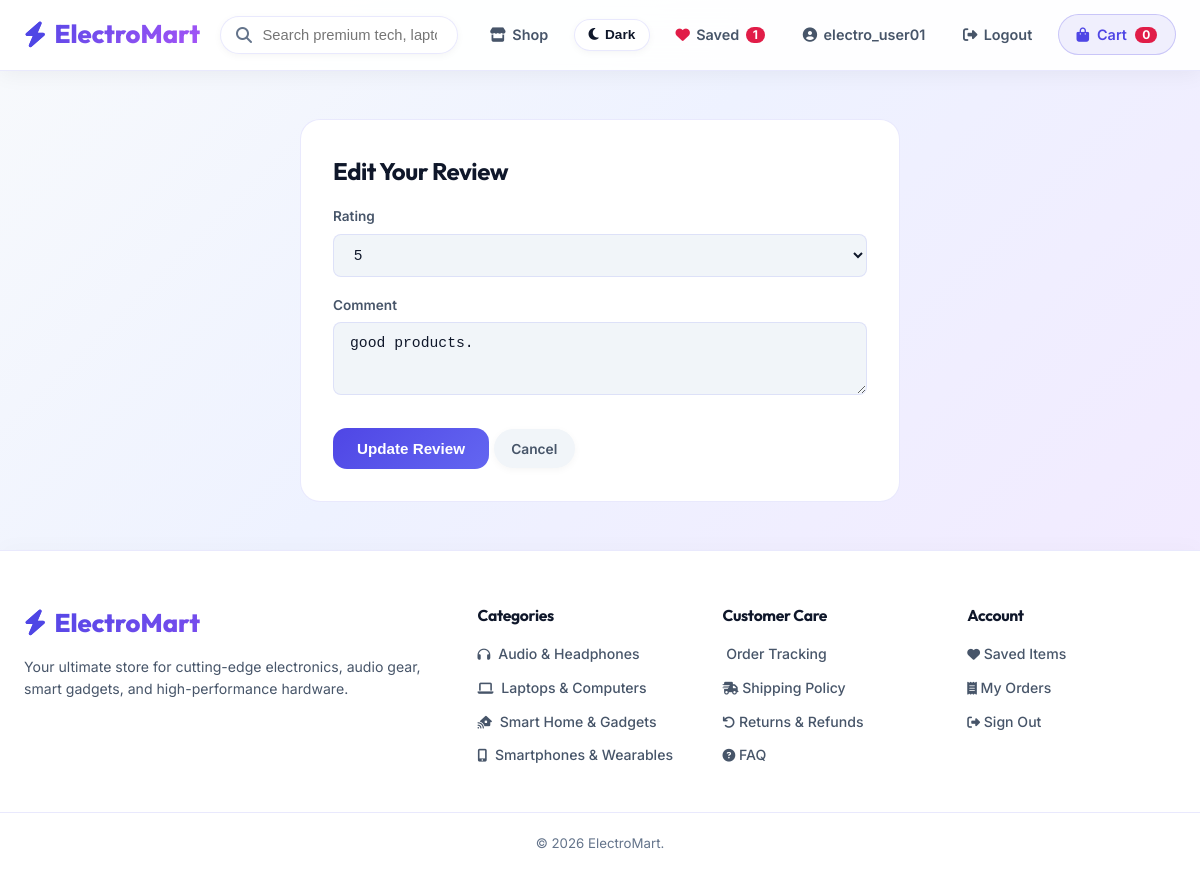
The app's page /review/1/edit/ (signed in) with its own data.
### store/models.py (models this page shows, shortened)
class Review(models.Model):
    product = models.ForeignKey(Product, on_delete=models.CASCADE, related_name='reviews')
    user = models.ForeignKey(User, on_delete=models.CASCADE)
    rating = models.IntegerField(choices=[(1, '1'), (2, '2'), (3, '3'), (4, '4'), (5, '5')], default=5)
    comment = models.TextField(max_length=500, blank=True)
    created_at = models.DateTimeField(auto_now_add=True)
    class Meta:
        ordering = ['-created_at']
        unique_together = ('product', 'user')  # Ek user ek product par sirf ek review de sakta hai

class Category(models.Model):
    name = models.CharField(max_length=100)
    slug = models.SlugField(unique=True)
    description = models.TextField(blank=True)
    icon = models.CharField(max_length=50, default='fa-box')
    class Meta:
        verbose_name_plural = 'Categories'
        ordering = ['name']

### store/views.py (the view)
# urls.py: path('review/<int:review_id>/edit/', views.edit_review, name='edit_review'),
@login_required
def edit_review(request, review_id):
    review = get_object_or_404(Review, id=review_id)
    if review.user != request.user:
        messages.error(request, "You are not authorized to edit this review.")
        return redirect('store:product_detail', slug=review.product.slug)
    if request.method == 'POST':
        form = ReviewForm(request.POST, instance=review)
        if form.is_valid():
            form.save()
            messages.success(request, "Your review has been updated successfully!")
            return redirect('store:product_detail', slug=review.product.slug)
    else:
        form = ReviewForm(instance=review)
    return render(request, 'store/edit_review.html', {'form': form, 'review': review})

### store/forms.py
class ReviewForm(forms.ModelForm):
    class Meta:
        model = Review
        fields = ['rating', 'comment']
        widgets = {
            'rating': forms.Select(choices=[(1, '1 Star'), (2, '2 Stars'), (3, '3 Stars'), (4, '4 Stars'), (5, '5 Stars')], attrs={'class': 'form-control'}),
            'comment': forms.Textarea(attrs={'class': 'form-control', 'rows': 3, 'placeholder': 'Share your experience with this product...'}),
        }

### store/cart.py (called while the page is built)
    def __len__(self):
        return sum(item['quantity'] for item in self.cart.values())

### store/context_processors.py (called while the page is built)
def cart(request):
    return {'cart': Cart(request)}

def categories(request):
    return {'all_categories': Category.objects.all()}

def wishlist(request):
    count = 0
    if request.user.is_authenticated:
        count = Wishlist.objects.filter(user=request.user).count()
    return {'wishlist_count': count}

### store/templates/store/edit_review.html (shortened to what this page needs)
{% extends 'base.html' %}
{% block content %}
<div style="max-width: 600px; margin: 3rem auto; background: var(--bg-card); border: 1px solid var(--border-color); border-radius: var(--radius-lg); padding: 2rem;">
  <h2 style="margin-bottom: 1rem;">Edit Your Review</h2>
  <form method="post">
    <div class="form-group">
      <label class="form-label">Rating</label>
      {{ form.rating }}
    </div>
    <div class="form-group">
      <label class="form-label">Comment</label>
      {{ form.comment }}
    </div>
    <button type="submit" class="btn-primary">Update Review</button>
    <a href="{% url 'store:product_detail' slug=review.product.slug %}" class="btn-compact" style="background: var(--bg-input); color: var(--text-muted); margin-top: 0.5rem;">Cancel</a>
  </form>
</div>
{% endblock %}

### store/templates/base.html (shortened to what this page needs)
{% load static %}
<!DOCTYPE html>
<html lang="en">
<head>
  <link rel="stylesheet" href="https://cdnjs.cloudflare.com/ajax/libs/font-awesome/6.4.0/css/all.min.css">
  <link rel="stylesheet" href="{% static 'css/styles.css' %}">
</head>
<body>
  <nav class="navbar" style="position: relative;">
    <div class="container nav-container">
      <a href="{% url 'store:product_list' %}" class="logo">
        <i class="fas fa-bolt"></i> ElectroMart
      </a>
<form action="{% url 'store:product_list' %}" method="get" class="search-form">
  <i class="fas fa-search search-icon"></i>
  <input type="text" name="q" id="searchInput" value="{{ query|default:'' }}" placeholder="Search premium tech, laptops, audio..." class="search-input">
</form>
      <div class="nav-actions">
        <div class="desktop-nav-items" style="display: flex; align-items: center; gap: 0.85rem;">
          <a href="{% url 'store:product_list' %}#products-section" class="nav-link" id="shop-nav-link">
            <i class="fas fa-store"></i> Shop
          </a>
          <button type="button" id="theme-toggle" class="theme-btn" title="Toggle Dark / Light Theme">
            <i class="fas fa-moon"></i>
            <span class="theme-text">Dark</span>
          </button>
          <a href="{% url 'store:wishlist_list' %}" class="nav-link" title="My Saved Items">
            <i class="fas fa-heart" style="color: var(--accent-rose);"></i> Saved
            {% if wishlist_count > 0 %}
              <span class="cart-badge" style="background: var(--accent-rose);">
                {{ wishlist_count }}
              </span>
            {% endif %}
          </a>
          {% if user.is_authenticated %}
            <a href="{% url 'store:profile' %}" class="nav-link">
              <i class="fas fa-user-circle"></i> {{ user.username }}
            </a>
            <a href="{% url 'store:logout' %}" class="nav-link">
              <i class="fas fa-sign-out-alt"></i> Logout
            </a>
          {% endif %}
        </div>
        <a href="{% url 'store:cart_detail' %}" class="cart-btn">
          <i class="fas fa-shopping-bag"></i> Cart
          <span class="cart-badge">{{ cart|length }}</span>
        </a>
      </div>
    </div>
  </nav>
  <main class="container" style="flex: 1;">
    {% block content %}
    {% endblock %}
  </main>
  <footer class="footer">
    <div class="container footer-content">
      <div>
        <a href="{% url 'store:product_list' %}" class="logo">
          <i class="fas fa-bolt"></i> ElectroMart
        </a>
        <p class="footer-desc">
          Your ultimate store for cutting-edge electronics, audio gear, smart gadgets, and high-performance hardware.
        </p>
      </div>
      <div>
        <h4 class="footer-title">Categories</h4>
        <ul class="footer-links">
          {% for cat in all_categories %}
            <li>
              <a href="{% url 'store:product_list_by_category' cat.slug %}">
                <i class="fas {{ cat.icon }}" style="font-size: 0.8rem; margin-right: 0.25rem;"></i>
                {{ cat.name }}
              </a>
            </li>
          {% empty %}
            <li><a href="{% url 'store:product_list' %}">Electronics</a></li>
            <li><a href="{% url 'store:product_list' %}">Audio</a></li>
            <li><a href="{% url 'store:product_list' %}">Gadgets</a></li>
          {% endfor %}
        </ul>
      </div>
      <div>
        <h4 class="footer-title">Customer Care</h4>
        <ul class="footer-links">
          {% if user.is_authenticated %}
            <li>
              <a href="{% url 'store:profile' %}">
                 Order Tracking
              </a>
            </li>
          {% else %}
            <li>
              <a href="{% url 'store:login' %}">
                <i class="fas fa-truck-ramping" style="font-size: 0.8rem;"></i> Order Tracking
              </a>
            </li>
          {% endif %}
          <li>
            <a href="#shipping-section">
              <i class="fas fa-shipping-fast" style="font-size: 0.8rem;"></i> Shipping Policy
            </a>
          </li>
          <li>
            <a href="#returns-section">
              <i class="fas fa-undo" style="font-size: 0.8rem;"></i> Returns & Refunds
            </a>
          </li>
          <li>
            <a href="#faq-section">
              <i class="fas fa-circle-question" style="font-size: 0.8rem;"></i> FAQ
            </a>
          </li>
        </ul>
      </div>
      <div>
        <h4 class="footer-title">Account</h4>
        <ul class="footer-links">
          {% if user.is_authenticated %}
            <li>
              <a href="{% url 'store:wishlist_list' %}">
                <i class="fas fa-heart" style="font-size: 0.8rem;"></i> Saved Items
              </a>
            </li>
            <li>
              <a href="{% url 'store:profile' %}">
                <i class="fas fa-receipt" style="font-size: 0.8rem;"></i> My Orders
              </a>
            </li>
            <li>
              <a href="{% url 'store:logout' %}">
                <i class="fas fa-sign-out-alt" style="font-size: 0.8rem;"></i> Sign Out
              </a>
            </li>
          {% endif %}
        </ul>
      </div>
    </div>
    <div class="container footer-bottom">
      <p>&copy; 2026 ElectroMart.</p>
    </div>
  </footer>
</body>
</html>

### records on screen
Review: rating "5", comment "good products."
Category: name "Audio & Headphones"
Category: name "Laptops & Computers"
Category: name "Smart Home & Gadgets"
Category: name "Smartphones & Wearables"

### other values on screen
{{ wishlist_count }} "1"
{{ user.username }} "electro_user01"
{{ cart|length }} "0"
